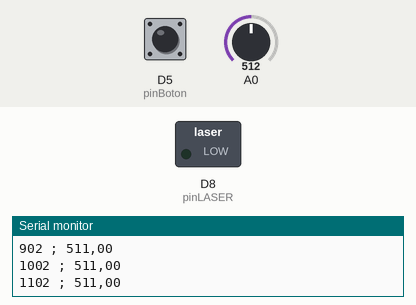
This sketch was run on a simulated ESP8266 (NodeMCU). Shown: switched loads named in the sketch (green lamp = pin HIGH), the last lines printed to the serial monitor. Inputs (shaded band) come from the test bench; at power-on: D5 (pinBoton) LOW, A0 = 512.

Above: at 1.2 s.
1.3 s: D5 (pinBoton) pulled HIGH for 0.15 s
At 1.7 s:
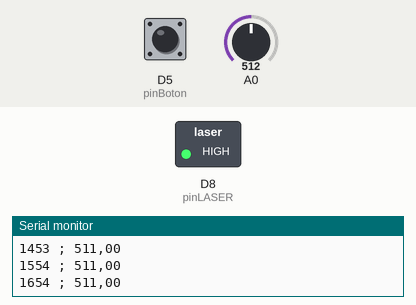
2.9 s: D5 (pinBoton) pulled HIGH for 1 s
At 3.8 s:
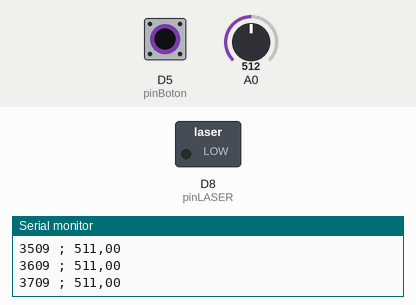
5.4 s: D5 (pinBoton) pulled HIGH for 3.2 s
At 6.5 s:
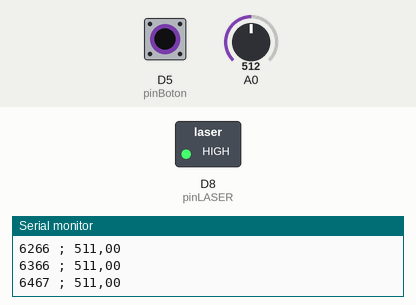
Timing chart, 0 to 8.4 s (numbered marks = the images above; inputs shaded):
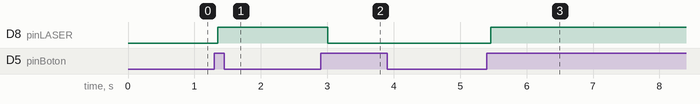

The sketch:

laser_LDR_NODEMCU.ino
```cpp
#define pinBoton D5
#define pinLASER D8

long tiempo = 0;

boolean estado = false;

boolean estadoBoton = LOW;

// the setup routine runs once when you press reset:
void setup() {

  pinMode(pinBoton,INPUT);
  pinMode(pinLASER,OUTPUT);

  // initialize serial communication at 9600 bits per second:
  Serial.begin(115200);
}

// the loop routine runs over and over again forever:
void loop() {

  // Encender el laser o no
  int estadoBotonAhora = digitalRead(pinBoton);

  if (estadoBotonAhora==HIGH && estadoBoton==LOW) {
      estado = estado xor 1;
      delay(50);
  }

  estadoBoton = estadoBotonAhora;
  digitalWrite(pinLASER,estado);
  // Fin de encender el laser

  tiempo = millis();
  // read the input on analog pin 0:
  int sensorValue = 1023-analogRead(A0); //
  // Convert the analog reading (which goes from 0 - 1023) to a voltage (0 - 5V):
  float voltage = sensorValue;
  String voltaje = String(voltage);
  voltaje.replace(".",",");

  // if (voltage<800) {
  Serial.println(String(tiempo)+" ; "+voltaje);
  // }
  delay(100);

}
```

Measured:
- after the input at 1.3 s, D8 (pinLASER): LOW → HIGH after 0.05 s
- after the input at 2.9 s, D8 (pinLASER): HIGH → LOW after 0.11 s
- after the input at 5.4 s, D8 (pinLASER): LOW → HIGH after 0.06 s
